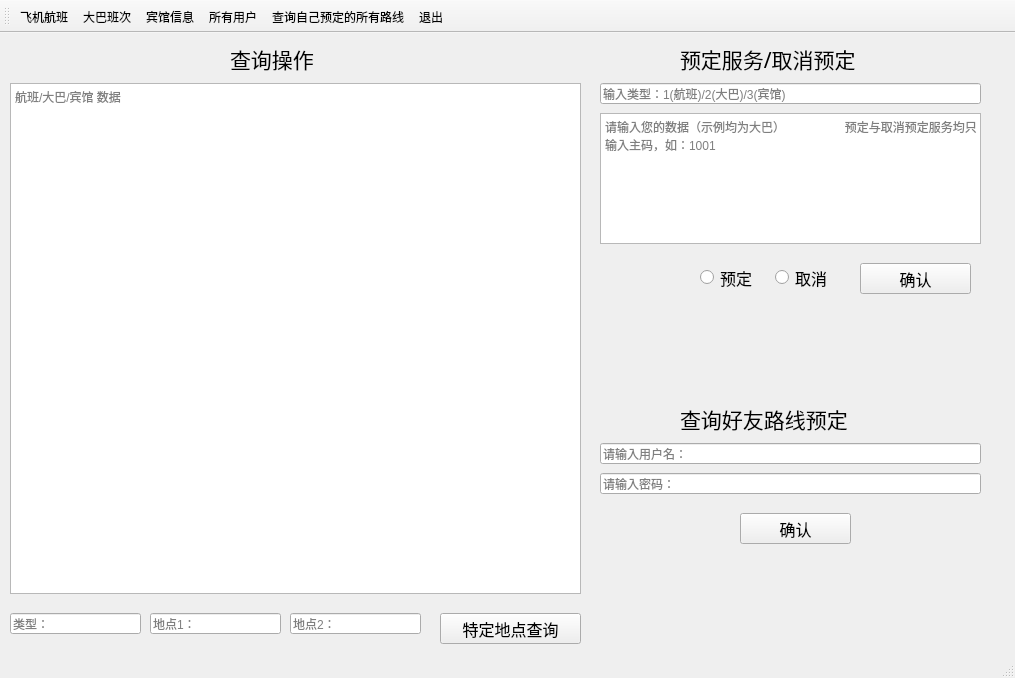
<?xml version="1.0" encoding="UTF-8"?>
<ui version="4.0">
 <class>MainWindow</class>
 <widget class="QMainWindow" name="MainWindow">
  <property name="geometry">
   <rect>
    <x>0</x>
    <y>0</y>
    <width>1015</width>
    <height>678</height>
   </rect>
  </property>
  <property name="sizePolicy">
   <sizepolicy hsizetype="Fixed" vsizetype="Fixed">
    <horstretch>0</horstretch>
    <verstretch>0</verstretch>
   </sizepolicy>
  </property>
  <property name="minimumSize">
   <size>
    <width>1015</width>
    <height>678</height>
   </size>
  </property>
  <property name="maximumSize">
   <size>
    <width>1015</width>
    <height>678</height>
   </size>
  </property>
  <property name="windowTitle">
   <string>Tourbooking_user</string>
  </property>
  <property name="windowIcon">
   <iconset>
    <normaloff>image/共青团.png</normaloff>image/共青团.png</iconset>
  </property>
  <widget class="QWidget" name="centralwidget">
   <widget class="QPlainTextEdit" name="edt_query">
    <property name="geometry">
     <rect>
      <x>10</x>
      <y>50</y>
      <width>571</width>
      <height>511</height>
     </rect>
    </property>
    <property name="readOnly">
     <bool>true</bool>
    </property>
    <property name="placeholderText">
     <string>航班/大巴/宾馆 数据</string>
    </property>
   </widget>
   <widget class="QLineEdit" name="edt_type">
    <property name="geometry">
     <rect>
      <x>600</x>
      <y>50</y>
      <width>381</width>
      <height>21</height>
     </rect>
    </property>
    <property name="echoMode">
     <enum>QLineEdit::Normal</enum>
    </property>
    <property name="placeholderText">
     <string>输入类型：1(航班)/2(大巴)/3(宾馆)</string>
    </property>
   </widget>
   <widget class="QLabel" name="label">
    <property name="geometry">
     <rect>
      <x>230</x>
      <y>10</y>
      <width>121</width>
      <height>31</height>
     </rect>
    </property>
    <property name="font">
     <font>
      <family>方正大标宋_GBK</family>
      <pointsize>16</pointsize>
     </font>
    </property>
    <property name="text">
     <string>查询操作</string>
    </property>
   </widget>
   <widget class="QLabel" name="label_2">
    <property name="geometry">
     <rect>
      <x>680</x>
      <y>10</y>
      <width>241</width>
      <height>31</height>
     </rect>
    </property>
    <property name="font">
     <font>
      <family>方正大标宋_GBK</family>
      <pointsize>16</pointsize>
     </font>
    </property>
    <property name="text">
     <string>预定服务/取消预定</string>
    </property>
   </widget>
   <widget class="QPlainTextEdit" name="edt_data">
    <property name="geometry">
     <rect>
      <x>600</x>
      <y>80</y>
      <width>381</width>
      <height>131</height>
     </rect>
    </property>
    <property name="placeholderText">
     <string>请输入您的数据（示例均为大巴）                  预定与取消预定服务均只输入主码，如：1001 </string>
    </property>
   </widget>
   <widget class="QPushButton" name="btn_reserve_confirm">
    <property name="geometry">
     <rect>
      <x>860</x>
      <y>230</y>
      <width>111</width>
      <height>31</height>
     </rect>
    </property>
    <property name="font">
     <font>
      <family>方正大标宋_GBK</family>
      <pointsize>12</pointsize>
     </font>
    </property>
    <property name="whatsThis">
     <string>&lt;html&gt;&lt;head/&gt;&lt;body&gt;&lt;p align=&quot;center&quot;&gt;&lt;br/&gt;&lt;/p&gt;&lt;/body&gt;&lt;/html&gt;</string>
    </property>
    <property name="text">
     <string>确认</string>
    </property>
   </widget>
   <widget class="QLabel" name="label_3">
    <property name="geometry">
     <rect>
      <x>680</x>
      <y>370</y>
      <width>231</width>
      <height>31</height>
     </rect>
    </property>
    <property name="font">
     <font>
      <family>方正大标宋_GBK</family>
      <pointsize>16</pointsize>
     </font>
    </property>
    <property name="text">
     <string>查询好友路线预定</string>
    </property>
   </widget>
   <widget class="QLineEdit" name="edt_other_user">
    <property name="geometry">
     <rect>
      <x>600</x>
      <y>410</y>
      <width>381</width>
      <height>21</height>
     </rect>
    </property>
    <property name="echoMode">
     <enum>QLineEdit::Normal</enum>
    </property>
    <property name="placeholderText">
     <string>请输入用户名：</string>
    </property>
   </widget>
   <widget class="QLineEdit" name="edt_other_userpassword">
    <property name="geometry">
     <rect>
      <x>600</x>
      <y>440</y>
      <width>381</width>
      <height>21</height>
     </rect>
    </property>
    <property name="echoMode">
     <enum>QLineEdit::Normal</enum>
    </property>
    <property name="placeholderText">
     <string>请输入密码：</string>
    </property>
   </widget>
   <widget class="QPushButton" name="btn_query_user">
    <property name="geometry">
     <rect>
      <x>740</x>
      <y>480</y>
      <width>111</width>
      <height>31</height>
     </rect>
    </property>
    <property name="font">
     <font>
      <family>方正大标宋_GBK</family>
      <pointsize>12</pointsize>
     </font>
    </property>
    <property name="whatsThis">
     <string>&lt;html&gt;&lt;head/&gt;&lt;body&gt;&lt;p align=&quot;center&quot;&gt;&lt;br/&gt;&lt;/p&gt;&lt;/body&gt;&lt;/html&gt;</string>
    </property>
    <property name="text">
     <string>确认</string>
    </property>
   </widget>
   <widget class="QLineEdit" name="edt_special_type">
    <property name="geometry">
     <rect>
      <x>10</x>
      <y>580</y>
      <width>131</width>
      <height>21</height>
     </rect>
    </property>
    <property name="echoMode">
     <enum>QLineEdit::Normal</enum>
    </property>
    <property name="readOnly">
     <bool>false</bool>
    </property>
    <property name="placeholderText">
     <string>类型：</string>
    </property>
   </widget>
   <widget class="QLineEdit" name="edt_special_location1">
    <property name="geometry">
     <rect>
      <x>150</x>
      <y>580</y>
      <width>131</width>
      <height>21</height>
     </rect>
    </property>
    <property name="echoMode">
     <enum>QLineEdit::Normal</enum>
    </property>
    <property name="placeholderText">
     <string>地点1：</string>
    </property>
   </widget>
   <widget class="QLineEdit" name="edt_special_location2">
    <property name="geometry">
     <rect>
      <x>290</x>
      <y>580</y>
      <width>131</width>
      <height>21</height>
     </rect>
    </property>
    <property name="echoMode">
     <enum>QLineEdit::Normal</enum>
    </property>
    <property name="placeholderText">
     <string>地点2：</string>
    </property>
   </widget>
   <widget class="QPushButton" name="btn_special">
    <property name="geometry">
     <rect>
      <x>440</x>
      <y>580</y>
      <width>141</width>
      <height>31</height>
     </rect>
    </property>
    <property name="font">
     <font>
      <family>方正大标宋_GBK</family>
      <pointsize>12</pointsize>
     </font>
    </property>
    <property name="whatsThis">
     <string>&lt;html&gt;&lt;head/&gt;&lt;body&gt;&lt;p align=&quot;center&quot;&gt;&lt;br/&gt;&lt;/p&gt;&lt;/body&gt;&lt;/html&gt;</string>
    </property>
    <property name="text">
     <string>特定地点查询</string>
    </property>
   </widget>
   <widget class="QWidget" name="layoutWidget">
    <property name="geometry">
     <rect>
      <x>700</x>
      <y>230</y>
      <width>143</width>
      <height>29</height>
     </rect>
    </property>
    <layout class="QHBoxLayout" name="horizontalLayout">
     <item>
      <widget class="QRadioButton" name="btn_reserve">
       <property name="font">
        <font>
         <family>方正大标宋_GBK</family>
         <pointsize>12</pointsize>
        </font>
       </property>
       <property name="text">
        <string>预定</string>
       </property>
      </widget>
     </item>
     <item>
      <widget class="QRadioButton" name="btn_cancel">
       <property name="font">
        <font>
         <family>方正大标宋_GBK</family>
         <pointsize>12</pointsize>
        </font>
       </property>
       <property name="text">
        <string>取消</string>
       </property>
      </widget>
     </item>
    </layout>
   </widget>
  </widget>
  <widget class="QStatusBar" name="statusbar"/>
  <widget class="QToolBar" name="toolBar">
   <property name="windowTitle">
    <string>toolBar</string>
   </property>
   <attribute name="toolBarArea">
    <enum>TopToolBarArea</enum>
   </attribute>
   <attribute name="toolBarBreak">
    <bool>false</bool>
   </attribute>
   <addaction name="actionFlight"/>
   <addaction name="actionBus"/>
   <addaction name="actionHotel"/>
   <addaction name="actionUsers"/>
   <addaction name="actionRESERVATIONS"/>
   <addaction name="actionExit"/>
  </widget>
  <action name="actionExit">
   <property name="icon">
    <iconset>
     <normaloff>image/exit.png</normaloff>image/exit.png</iconset>
   </property>
   <property name="text">
    <string>退出</string>
   </property>
   <property name="toolTip">
    <string>退出</string>
   </property>
  </action>
  <action name="actionFlight">
   <property name="icon">
    <iconset>
     <normaloff>image/flight.png</normaloff>image/flight.png</iconset>
   </property>
   <property name="text">
    <string>飞机航班</string>
   </property>
  </action>
  <action name="actionBus">
   <property name="icon">
    <iconset>
     <normaloff>image/bus.png</normaloff>image/bus.png</iconset>
   </property>
   <property name="text">
    <string>大巴班次</string>
   </property>
  </action>
  <action name="actionHotel">
   <property name="icon">
    <iconset>
     <normaloff>image/hotel.png</normaloff>image/hotel.png</iconset>
   </property>
   <property name="text">
    <string>宾馆信息</string>
   </property>
  </action>
  <action name="actionUsers">
   <property name="icon">
    <iconset>
     <normaloff>image/users.png</normaloff>image/users.png</iconset>
   </property>
   <property name="text">
    <string>所有用户</string>
   </property>
   <property name="toolTip">
    <string>Users</string>
   </property>
  </action>
  <action name="actionRESERVATIONS">
   <property name="icon">
    <iconset>
     <normaloff>image/RESERVATIONS.png</normaloff>image/RESERVATIONS.png</iconset>
   </property>
   <property name="text">
    <string>查询自己预定的所有路线</string>
   </property>
  </action>
 </widget>
 <resources/>
 <connections/>
</ui>
